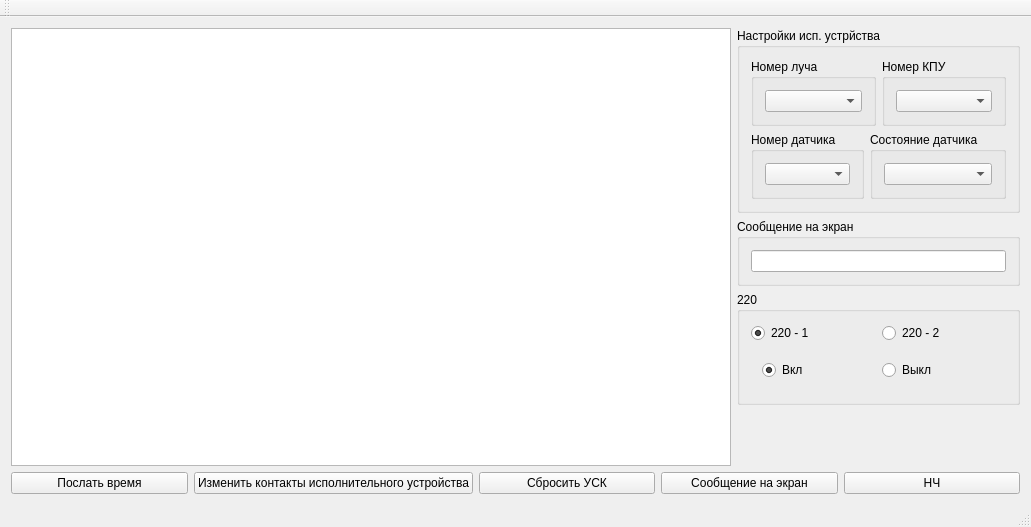
<?xml version="1.0" encoding="UTF-8"?>
<ui version="4.0">
 <class>MainWindow</class>
 <widget class="QMainWindow" name="MainWindow">
  <property name="geometry">
   <rect>
    <x>0</x>
    <y>0</y>
    <width>1031</width>
    <height>527</height>
   </rect>
  </property>
  <property name="windowTitle">
   <string>MainWindow</string>
  </property>
  <widget class="QWidget" name="centralWidget">
   <layout class="QVBoxLayout" name="verticalLayout_7">
    <item>
     <layout class="QHBoxLayout" name="horizontalLayout_4">
      <item>
       <widget class="QTextEdit" name="textEdit">
        <property name="readOnly">
         <bool>true</bool>
        </property>
       </widget>
      </item>
      <item>
       <layout class="QVBoxLayout" name="verticalLayout_6">
        <item>
         <widget class="QGroupBox" name="groupBox">
          <property name="title">
           <string>Настройки исп. устрйства</string>
          </property>
          <layout class="QVBoxLayout" name="verticalLayout_5">
           <item>
            <layout class="QHBoxLayout" name="horizontalLayout_3">
             <item>
              <widget class="QGroupBox" name="groupBox_3">
               <property name="title">
                <string>Номер луча</string>
               </property>
               <layout class="QVBoxLayout" name="verticalLayout_2">
                <item>
                 <widget class="QComboBox" name="comboBoxRayNum"/>
                </item>
               </layout>
              </widget>
             </item>
             <item>
              <widget class="QGroupBox" name="groupBox_2">
               <property name="title">
                <string>Номер КПУ</string>
               </property>
               <layout class="QVBoxLayout" name="verticalLayout">
                <item>
                 <widget class="QComboBox" name="comboBoxKpuNum"/>
                </item>
               </layout>
              </widget>
             </item>
            </layout>
           </item>
           <item>
            <layout class="QHBoxLayout" name="horizontalLayout_2">
             <item>
              <widget class="QGroupBox" name="groupBox_4">
               <property name="title">
                <string>Номер датчика</string>
               </property>
               <layout class="QVBoxLayout" name="verticalLayout_3">
                <item>
                 <widget class="QComboBox" name="comboBoxRelayNum"/>
                </item>
               </layout>
              </widget>
             </item>
             <item>
              <widget class="QGroupBox" name="groupBox_5">
               <property name="title">
                <string>Состояние датчика</string>
               </property>
               <layout class="QVBoxLayout" name="verticalLayout_4">
                <item>
                 <widget class="QComboBox" name="comboBoxRelayState"/>
                </item>
               </layout>
              </widget>
             </item>
            </layout>
           </item>
          </layout>
         </widget>
        </item>
        <item>
         <widget class="QGroupBox" name="groupBox_6">
          <property name="title">
           <string>Сообщение на экран</string>
          </property>
          <layout class="QVBoxLayout" name="verticalLayout_8">
           <item>
            <widget class="QLineEdit" name="lineEditMessage">
             <property name="sizePolicy">
              <sizepolicy hsizetype="Preferred" vsizetype="Fixed">
               <horstretch>0</horstretch>
               <verstretch>0</verstretch>
              </sizepolicy>
             </property>
            </widget>
           </item>
          </layout>
         </widget>
        </item>
        <item>
         <widget class="QGroupBox" name="groupBox_7">
          <property name="title">
           <string>220</string>
          </property>
          <layout class="QVBoxLayout" name="verticalLayout_9">
           <property name="spacing">
            <number>6</number>
           </property>
           <item>
            <widget class="QWidget" name="" native="true">
             <layout class="QHBoxLayout" name="horizontalLayout_6">
              <property name="margin">
               <number>0</number>
              </property>
              <item>
               <widget class="QRadioButton" name="radioButton220_1">
                <property name="text">
                 <string>220 - 1</string>
                </property>
                <property name="checked">
                 <bool>true</bool>
                </property>
               </widget>
              </item>
              <item>
               <widget class="QRadioButton" name="radioButton220_2">
                <property name="text">
                 <string>220 - 2</string>
                </property>
               </widget>
              </item>
             </layout>
            </widget>
           </item>
           <item>
            <widget class="QWidget" name="widget" native="true">
             <layout class="QHBoxLayout" name="horizontalLayout_5">
              <item>
               <widget class="QRadioButton" name="radioButtonLfOn">
                <property name="text">
                 <string>Вкл</string>
                </property>
                <property name="checked">
                 <bool>true</bool>
                </property>
               </widget>
              </item>
              <item>
               <widget class="QRadioButton" name="radioButtonLfOff">
                <property name="text">
                 <string>Выкл</string>
                </property>
               </widget>
              </item>
             </layout>
            </widget>
           </item>
          </layout>
         </widget>
        </item>
        <item>
         <spacer name="verticalSpacer">
          <property name="orientation">
           <enum>Qt::Vertical</enum>
          </property>
          <property name="sizeHint" stdset="0">
           <size>
            <width>20</width>
            <height>40</height>
           </size>
          </property>
         </spacer>
        </item>
       </layout>
      </item>
     </layout>
    </item>
    <item>
     <layout class="QHBoxLayout" name="horizontalLayout">
      <item>
       <widget class="QPushButton" name="pushButtonSendTime">
        <property name="text">
         <string>Послать время</string>
        </property>
       </widget>
      </item>
      <item>
       <widget class="QPushButton" name="pushButtonChangeRelay">
        <property name="text">
         <string>Изменить контакты исполнительного устройства</string>
        </property>
       </widget>
      </item>
      <item>
       <widget class="QPushButton" name="pushButtonResetUSK">
        <property name="text">
         <string>Сбросить УСК</string>
        </property>
       </widget>
      </item>
      <item>
       <widget class="QPushButton" name="pushButtonMessageOnScreen">
        <property name="text">
         <string>Сообщение на экран</string>
        </property>
       </widget>
      </item>
      <item>
       <widget class="QPushButton" name="pushButtonLF">
        <property name="text">
         <string>НЧ</string>
        </property>
       </widget>
      </item>
     </layout>
    </item>
   </layout>
  </widget>
  <widget class="QMenuBar" name="menuBar">
   <property name="geometry">
    <rect>
     <x>0</x>
     <y>0</y>
     <width>1031</width>
     <height>21</height>
    </rect>
   </property>
  </widget>
  <widget class="QToolBar" name="mainToolBar">
   <attribute name="toolBarArea">
    <enum>TopToolBarArea</enum>
   </attribute>
   <attribute name="toolBarBreak">
    <bool>false</bool>
   </attribute>
  </widget>
  <widget class="QStatusBar" name="statusBar"/>
 </widget>
 <layoutdefault spacing="6" margin="11"/>
 <resources/>
 <connections/>
</ui>
